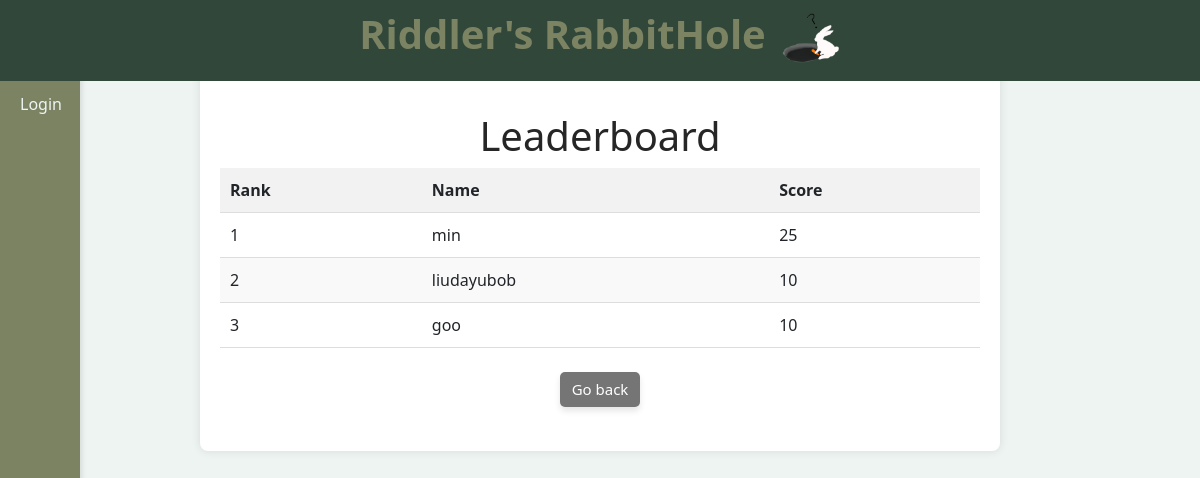
The page /leaderboard on the database as committed earlier.
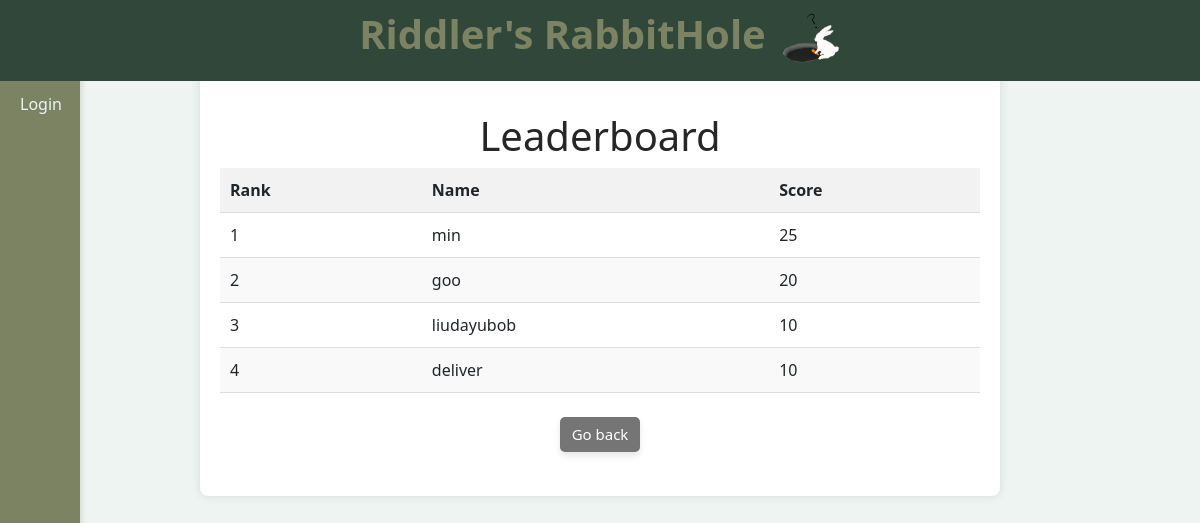
The same page on the database as committed later.
### database/models.py (models this page shows, shortened)
class User(UserMixin, Model):
    id = Column(Integer, primary_key=True)
    username = Column(String(50), unique=True, nullable=False)
    email = Column(String(100), unique=True, nullable=False)
    password_hash = Column(String(128), nullable=False)
    gender = Column(String(10), nullable=False)
    dob = Column(DateTime, nullable=False)
    phone = Column(String(20))
    country = Column(String(50), nullable=False)
    avatar = Column(String(20), nullable=False)
    score = Column(db.Integer, default=0)
    comments = db.relationship('Comment', backref='user', lazy=True)

### app.py (the view)
@app.route('/leaderboard')
def leaderboard():
    top_scores = Score.query.order_by(Score.score.desc()).limit(10).all()
    data = []
    rank = 1
    for score in top_scores:
        user = User.query.get(score.user_id)
        data.append({"rank": rank, "username": user.username, "score": score.score})
        rank += 1
    return render_template('leaderboard.html', data=data, current_user=current_user)

### templates/leaderboard.html (shortened to what this page needs)
<!DOCTYPE html>
<html lang="en">
<head>
    <link rel="stylesheet" type="text/css" href="{{ url_for('static', filename='css/style.css') }}">
    <link href="https://stackpath.bootstrapcdn.com/bootstrap/4.5.2/css/bootstrap.min.css" rel="stylesheet">
</head>
<body>
    <div class="header">
        <h1 style="color: #7C8363;"><b>Riddler's RabbitHole </b><img src="{{ url_for('static', filename='img/rabbit.png') }}" alt="" class="rabbitimg"></h1>
    </div>
    <div class="sidebar" id="sidebar">
        <div class="login-tab" id="loginButton" onclick="toggleLogin()">
            {% if current_user.is_authenticated %}
                <br><br><br>
                <b>
                Hello
                {{ current_user.username }}!</b>
                <br><br>
                <button class="lognew" onclick="logout()">Logout</button>
            {% else %}
                <br><br><br>
                Login
            {% endif %}
        </div>
    </div>
<div class="containerl">
    <br><br><br>
    <h1>Leaderboard</h1>
    <table id="leaderboard">
        <thead>
            <tr>
                <th>Rank</th>
                <th>Name</th>
                <th>Score</th>
            </tr>
        </thead>
        <tbody>
            {% for entry in data %}
            <tr>
                <td>{{ entry.rank }}</td>
                <td>{{ entry.username }}</td>
                <td>{{ entry.score }}</td>
            </tr>
            {% endfor %}
        </tbody>
    </table>
    <br>
    <div class="mb-4">
        <a href="{{ url_for('index') }}" class="newbutton">Go back</a>
    </div>
</div>
</body>
</html>

### static/css/style.css (style rules this page uses)
* { margin: 0; padding: 0; box-sizing: border-box; }
body { font-family: 'Segoe UI', Tahoma, Geneva, Verdana, sans-serif; padding: 20px; margin-left: 120px; background-color: #EDf4f2; }
.sidebar { position: fixed; top: 0; left: 0; width: 120px; height: 100%; background-color: #7C8363; overflow-y: auto; padding: 20px; box-shadow: 2px 0 5px rgba(0, 0, 0, 0.1); z-index: 999; transition: width 0.3s ease-in-out; color: #EDF4F2 }
.rabbitimg { height: 50px; width: auto; margin-left: 5px; }
.header { position: fixed; top: 0; left: 0; width: 100%; background-color: #31473A; color: rgb(65, 65, 65); padding: 10px 15px; text-align: center; z-index: 9999; color: #7C8363; }
.newbutton { display: inline-block; padding: 6px 12px; font-size: 15px; color: #fff; background-color: #757575; border: none; border-radius: 5px; cursor: pointer; transition: background-color 0.3s ease, transform 0.2s ease; box-shadow: 0 4px 6px rgba(0, 0, 0, 0.1); }

### templates/leaderboard.html (style rules this page uses)
.sidebar { position: fixed; top: 0; left:0; width: 80px; height: 100%; overflow-y: auto; padding: 20px; box-shadow: 2px 0 5px rgba(0, 0, 0, 0.1); z-index: 999; transition: width 0.3s ease-in-out; }
body { font-family: 'Segoe UI', Tahoma, Geneva, Verdana, sans-serif; margin: 0; padding: 0; background-position: center center; background-attachment: fixed; height: 100vh; background-color: #EDf4F2; }
.containerl { max-width: 800px; margin: 20px auto; text-align: center; padding: 20px; background-color: #fff; border-radius: 8px; box-shadow: 0 0 10px rgba(0, 0, 0, 0.1); }
h1 { text-align: center; color: #262626; }
table { width: 100%; border-collapse: collapse; }
th, td { padding: 10px; text-align: left; border-bottom: 1px solid #ddd; }
th { background-color: #f2f2f2; }
tr:nth-child(even) { background-color: #f9f9f9; }

Rows that differ between the two databases and show on the page:
shown differently, row unchanged: User "goo": rank "3" → "2"; score "10" → "20"; moves up the list
computed for User "liudayubob": rank "2" → "3"
added User: rank "4", username "deliver", score "10"
